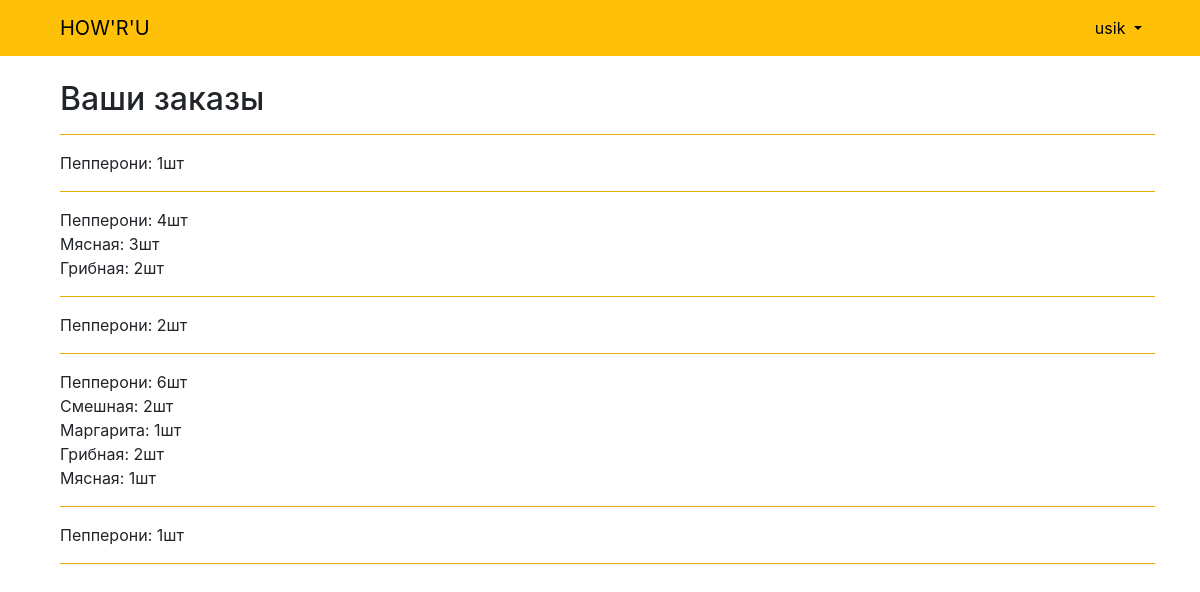
The page /orders/detail/ (signed in) on the database its author committed.
### users/models.py (models this page shows)
class CustomUser(AbstractUser):
    firstName = models.CharField(verbose_name='Имя', null=True, max_length=30)
    phoneNumber = PhoneField(verbose_name='Номер телефона', blank=True)
    address = models.CharField(verbose_name='Адрес', null=True, max_length=30)

### orders/models.py (models this page shows, shortened)
class OrderItem(models.Model):
    order = models.ForeignKey(Order, related_name='items', on_delete=models.CASCADE)
    product = models.ForeignKey(Product, related_name='order_items', on_delete=models.CASCADE)
    price = models.DecimalField(max_digits=10, decimal_places=2)
    quantity = models.PositiveIntegerField(default=1)
    def __str__(self):
        return '{}'.format(self.id)

### product/models.py (models this page shows, shortened)
class Product(models.Model):
    name = models.CharField(max_length=24, verbose_name="Название")
    price = models.IntegerField(validators=[MaxValueValidator(9999, message="Не может быть больше, чем 9999")], verbose_name="Цена")
    description = models.TextField(null=True, max_length=110, verbose_name="Описание")
    weight = models.IntegerField(validators=[MaxValueValidator(1000, message="Не может быть больше, чем 1000")], verbose_name="Вес")
    cm = models.IntegerField(default=30, validators=[MaxValueValidator(40, message="Не может быть больше, чем 40")], verbose_name="Диаметр")
    image = models.ImageField(upload_to='images', null=True, verbose_name="Изображение")
    def __str__(self):
        return self.name

### orders/views.py (the view)
# urls.py: path('detail/', views.order_detail, name='order_detail'),
def order_detail(request):
    myorders = Order.objects.filter(user=request.user)
    orderitems = []
    for order in myorders:
        orderitems.append(OrderItem.objects.filter(order = order))
        print(OrderItem.objects.filter(order = order))
    if request.method == 'POST':
        form = OrderDetailForm(request.POST)
    else:
        form = OrderDetailForm
    data = {
        'myorders' : myorders,
        'orderitems' : orderitems
    }
    return render(request, 'orders/order/order_detail.html', data)

### templates/orders/order/order_detail.html (shortened to what this page needs)
{% extends "base.html" %}
{% load crispy_forms_tags %}
{% block content %}
<div class="container" >
<div style="padding-left: 15px;">
    <h2>Ваши заказы</h2>
    <hr style="background-color: #ffc107">
    {% for order in orderitems %}
        {% for orderitem in order %}
         {{ orderitem.product }}:
        {{ orderitem.quantity }}шт
            <br>
        {% endfor %}
    <hr style="background-color: #ffc107">
    {% endfor %}
 </div>
</div>
{% endblock %}

### templates/base.html (shortened to what this page needs)
<!DOCTYPE html>
<html lang="en">
{% load static %}
<head>
    <link rel="stylesheet" href="https://maxcdn.bootstrapcdn.com/bootstrap/4.0.0/css/bootstrap.min.css"
/>
</head>
<body style="height: 100%">
        <nav class="navbar navbar-expand-md navbar-warning bg-warning mb-4">
            <div class="container" style="padding-right: 20px; padding-left: 30px;">
                <a class="navbar-brand" style="color: black" href="{% url 'product_list'%}">HOW'R'U</a>
                    <div class="collapse navbar-collapse" id="navbarCollapse">
                            {% if user.is_authenticated %}
                                <ul class="navbar-nav ml-auto">
                                    <li class="nav-item">
                                        <div class="dropdown">
                                          <a class="nav-link dropdown-toggle" style="color: black" href="#" id="dropdownMenuButton" data-toggle="dropdown" aria-haspopup="true" aria-expanded="false">
                                              {{ user }}
                                          </a>
                                        </div>
                                    </li>
                                </ul>
                            {% endif %}
                    </div>
            </div>
        </nav>
        {% block content %}
        {% endblock %}
</body>
</html>

### rows shown on the page
CustomUser: username "usik"
OrderItem: product "Пепперони", quantity "1"
OrderItem: product "Пепперони", quantity "4"
OrderItem: product "Мясная", quantity "3"
OrderItem: product "Грибная", quantity "2"
OrderItem: product "Пепперони", quantity "2"
OrderItem: product "Пепперони", quantity "6"
OrderItem: product "Смешная", quantity "2"
OrderItem: product "Маргарита", quantity "1"
OrderItem: product "Грибная", quantity "2"
OrderItem: product "Мясная", quantity "1"
OrderItem: product "Пепперони", quantity "1"
